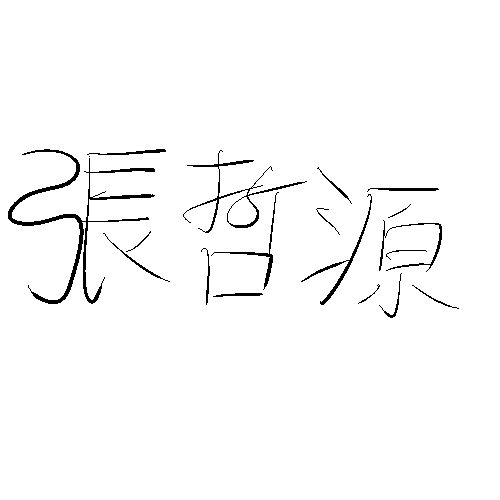
#> input picture Strike_Analyzing/target.png, 500 x 500 px, found by its file name
$ python Analyzing.py   (older library calls are emulated)
#> lines starting #> are read from the running program, lines starting #| are printed output that depends on the picture; after the words box and inside, x2 and y2 are one past the last pixel; in counts of white or black regions, pixels touching at a corner belong together
#> in load_image, `img = cv2.imread(path, cv2.IMREAD_GRAYSCALE)`: img: shape (500, 500); 97.9% white; 19 black regions (1 under 20 px), largest, box (x1, y1, x2, y2) and area: (8, 149, 155, 304) 2161, (183, 150, 307, 233) 762, (301, 194, 372, 305) 468
#> call 2 of load_image, with path = 'Strike_Analyzing/test1.png', size = (500, 500)
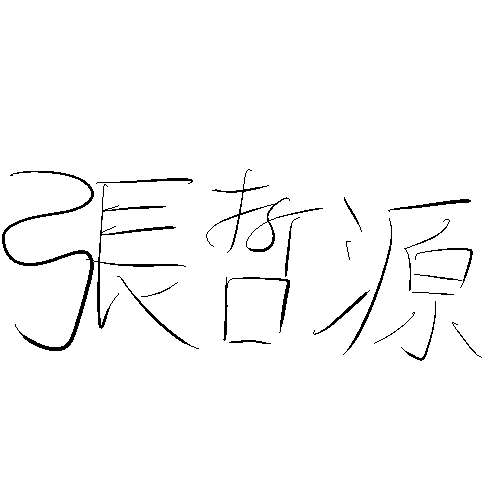
#> input picture Strike_Analyzing/test1.png, 500 x 500 px, found by its file name
#> in load_image (call 2), `img = cv2.imread(path, cv2.IMREAD_GRAYSCALE)`: img: shape (500, 500); 97.8% white; black in thin lines or dots, all inside (x1, y1, x2, y2) = (2, 169, 482, 361)
#> call 3 of load_image, with path = 'Strike_Analyzing/test2.png', size = (500, 500)
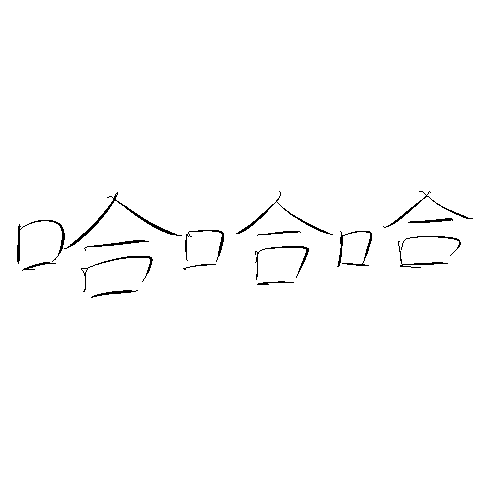
#> input picture Strike_Analyzing/test2.png, 500 x 500 px, found by its file name
#> in load_image (call 3), `img = cv2.imread(path, cv2.IMREAD_GRAYSCALE)`: img: shape (500, 500); 99% white; black in thin lines or dots, all inside (x1, y1, x2, y2) = (17, 191, 473, 298)
import cv2
import numpy as np
import mahotas
from skimage.feature import hog
from skimage.transform import resize
import sys
import os
sys.stdout.reconfigure(encoding='utf-8')
sys.path.append(os.path.dirname(os.path.dirname(os.path.abspath(__file__))))
from scipy.spatial import procrustes
from scipy.optimize import linear_sum_assignment
from pyemd import emd

from utils import *

# --- 載入並處理圖片 ---
def load_image(path, size=(500, 500)):
    img = cv2.imread(path, cv2.IMREAD_GRAYSCALE)
    img = cv2.threshold(img, 0, 255, cv2.THRESH_BINARY_INV + cv2.THRESH_OTSU)[1]
    img = cv2.resize(img, size)
    showimg(img)
    return img

# --- 1. Hu Moments ---
def hu_moments(img):
    moments = cv2.moments(img)
    hu = cv2.HuMoments(moments).flatten()
    hu = -np.sign(hu) * np.log10(np.abs(hu) + 1e-10)  # log-scale 處理
    return hu

# --- 2. Zernike Moments (使用 Mahotas) ---
def zernike_moments_mahotas(img, radius=64, degree=8):
    img = resize(img, (radius*2, radius*2))  # 轉成 Mahotas 要的大小
    img = (img > 0.5).astype(np.uint8)       # Mahotas 要求二值圖（0,1）
    return np.abs(mahotas.features.zernike_moments(img, radius, degree))


# --- 3. HOG 特徵 ---(X)
def hog_feature(img):
    return hog(img, orientations=9, pixels_per_cell=(8, 8), cells_per_block=(2, 2), block_norm='L2-Hys')

# --- 4. EMD ---(X)
def emd_hist(img1, img2, bins=16):
    h1 = cv2.calcHist([img1], [0], None, [bins], [0, 256])
    h2 = cv2.calcHist([img2], [0], None, [bins], [0, 256])

    # Normalize histograms
    h1 = cv2.normalize(h1, h1).flatten().astype(np.float32)
    h2 = cv2.normalize(h2, h2).flatten().astype(np.float32)

    # Convert to signature form: [value, bin_index]
    sig1 = np.array([[v, float(i)] for i, v in enumerate(h1)], dtype=np.float32)
    sig2 = np.array([[v, float(i)] for i, v in enumerate(h2)], dtype=np.float32)

    # Use OpenCV EMD
    emd_value, _, _ = cv2.EMD(sig1, sig2, cv2.DIST_L2)
    return emd_value


# --- 計算 L2 距離 ---
def l2_dist(v1, v2):
    return np.linalg.norm(v1 - v2)

# --- 全方法比較 ---
def compare_all_methods(imgA, imgB, label):
    print(f"\n📊 比對目標圖與 {label}：")

    huA, huB = hu_moments(imgA), hu_moments(imgB)
#> in hu_moments, `moments = cv2.moments(img)`: moments = moments, m00 1347165, centre m10/m00, m01/m00 = (203.8, 228)
#> in hu_moments, `hu = cv2.HuMoments(moments).flatten()`: hu = [0.014, 0.000124, 2.36e-07, 1.66e-07, 3.27e-14, 1.81e-09, -3.77e-15]
#> in hu_moments, `hu = -np.sign(hu) * np.log10(np.abs(hu) + 1e-10)`: hu = [1.85, 3.91, 6.63, 6.78, 10, 8.72, -10]
#> huA = [1.85, 3.91, 6.63, 6.78, 10, 8.72, -10]; huB = [1.8, 3.84, 6.59, 6.7, 10, 8.61, -10]
    print(f"Hu Moments 差異：\t\t{l2_dist(huA, huB):.4f}")
#| Hu Moments 差異：		0.1652

    zmA, zmB = zernike_moments_mahotas(imgA), zernike_moments_mahotas(imgB)
#> in zernike_moments_mahotas, `img = resize(img, (radius*2, radius*2))`:
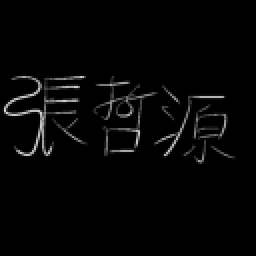
#> img: shape (128, 128) float64 (shown 2 times larger); min 0, max 0.828, mean 0.0212
#> in zernike_moments_mahotas, `img = (img > 0.5).astype(np.uint8)`:
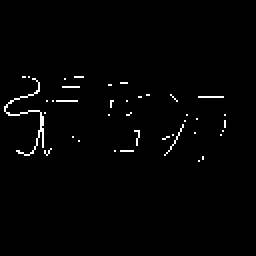
#> img: shape (128, 128) (shown 2 times larger); values 0 (black) and 1 (white), 1.4% white in thin lines or dots, all inside (x1, y1, x2, y2) = (2, 38, 113, 81)
    print(f"Zernike Moments 差異：\t{l2_dist(zmA, zmB):.4f}")

    hogA, hogB = hog_feature(imgA), hog_feature(imgB)
    print(f"HOG 特徵差異：\t\t{l2_dist(hogA, hogB):.4f}")

    emd = emd_hist(imgA, imgB)
    print(f"EMD 差異：\t\t\t{emd:.4f}")

# --- 主程式 ---
if __name__ == "__main__":
    target = load_image("Strike_Analyzing/target.png")
    test1 = load_image("Strike_Analyzing/test1.png")
    test2 = load_image("Strike_Analyzing/test2.png")

#> (the run stopped early here; a loop or call above may not have finished)
